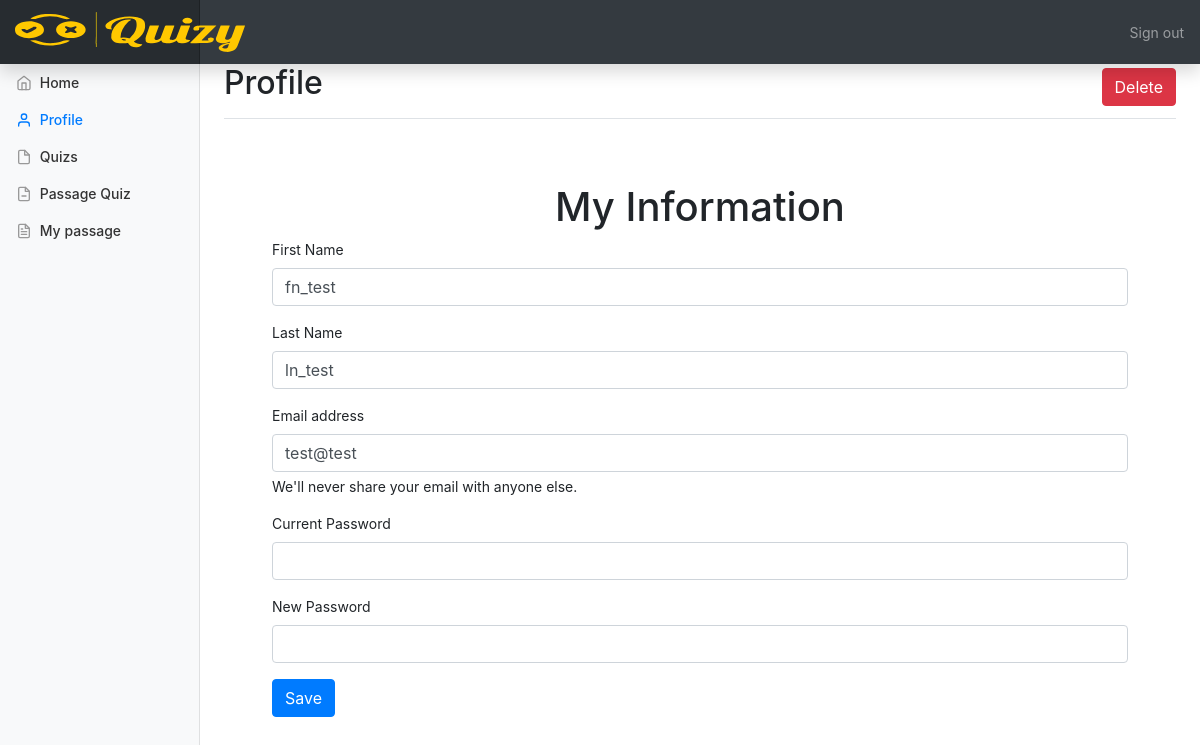
The page /Layout/profile.php (signed in) on the database as committed earlier.
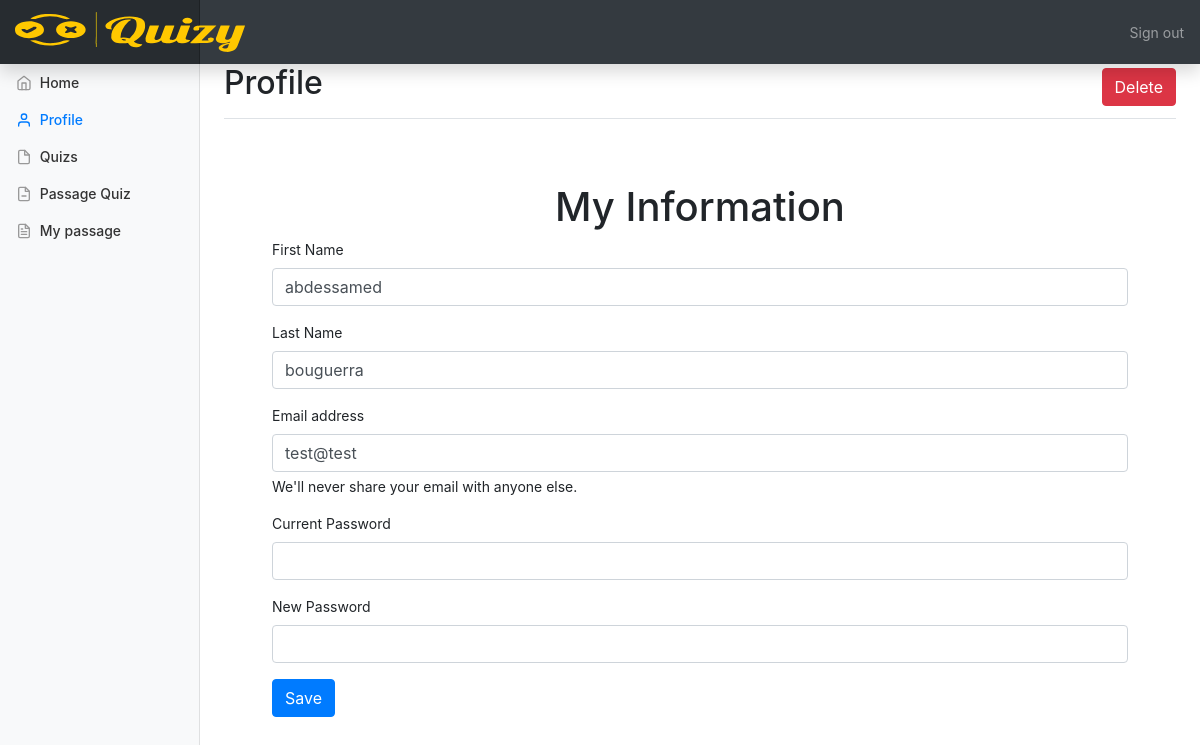
The same page on the database as committed later.
### tables this page shows
CREATE TABLE `users` (
  `id_user` int(11) NOT NULL,
  `first_name` varchar(255) DEFAULT NULL,
  `last_name` varchar(255) DEFAULT NULL,
  `email` varchar(255) DEFAULT NULL,
  `mp` varchar(255) DEFAULT NULL,
  `role_admin` int(11) DEFAULT NULL
);

### includes/profileFunction.php (called while the page is built, shortened)
<?php
function getProfileInfo($id_User){
  $conn = connect();
  $requette ="SELECT * FROM users WHERE id_user=$id_User";
  $resultat =$conn->query($requette);
  $user=$resultat->fetch();
  return $user;
}
?>

### Layout/profile.php (the view, shortened to what this page needs)
<?php
include '../includes/profileFunction.php';
$user = getProfileInfo($_SESSION['id_user']);
?>
<!doctype html>
<html lang="en">
<head>
    <link href="../css/bootstrap.min.css" rel="stylesheet">
    <link href="../css/dashboard.css" rel="stylesheet">
</head>
<body>
    <?php include '../includes/NavbarOfContent.php'; ?>
    <div class="container-fluid">
        <div class="row">
            <?php
            include '../includes/sidebar.php';
            ?>
            <main role="main" class="col-md-9 ml-sm-auto col-lg-10 px-4">
                <div class="d-flex justify-content-between flex-wrap flex-md-nowrap align-items-center pt-3 pb-2 mb-3 border-bottom">
                    <h1 class="h2">Profile</h1>
                    <a class="btn btn-danger" href="../includes/profileFunction.php?Delete_User=<?php echo $user['id_user'] ?>" onclick="confirmDelete(event)">Delete</a>
                </div>
                <div class="col-12 p-5">
                    <h1 class="text-center">My Information</h1>
                    <form action="profile.php" method="post">
                        <div class="mb-3">
                            <label for="fname" class="form-label">First Name</label>
                            <input name="fname" value="<?php echo $user['first_name']; ?>" type="text" class="form-control" id="fname">
                        </div>
                        <div class="mb-3">
                            <label for="lname" class="form-label">Last Name</label>
                            <input name="lname" value="<?php echo $user['last_name']; ?>" type="text" class="form-control" id="lname">
                        </div>
                        <div class="mb-3">
                            <label for="email" class="form-label">Email address</label>
                            <input name="email" value="<?php echo $user['email']; ?>" type="email" class="form-control" id="email" aria-describedby="emailHelp">
                            <div id="emailHelp" class="form-text">We'll never share your email with anyone else.</div>
                        </div>
                        <div class="mb-3">
                            <label for="CurrentPassword" class="form-label">Current Password</label>
                            <input name="CurrentPassword" type="password" class="form-control" id="CurrentPassword">
                        </div>
                        <div class="mb-3">
                            <label for="NewPassword" class="form-label">New Password</label>
                            <input name="NewPassword" type="password" class="form-control" id="NewPassword">
                        </div>
                        <button type="submit" class="btn btn-primary">Save</button>
                    </form>
                </div>
            </main>
        </div>
    </div>
</body>
</html>

Rows that differ between the two databases and show on the page:
changed users "test@test": fname "fn_test" → "abdessamed"; lname "ln_test" → "bouguerra"
